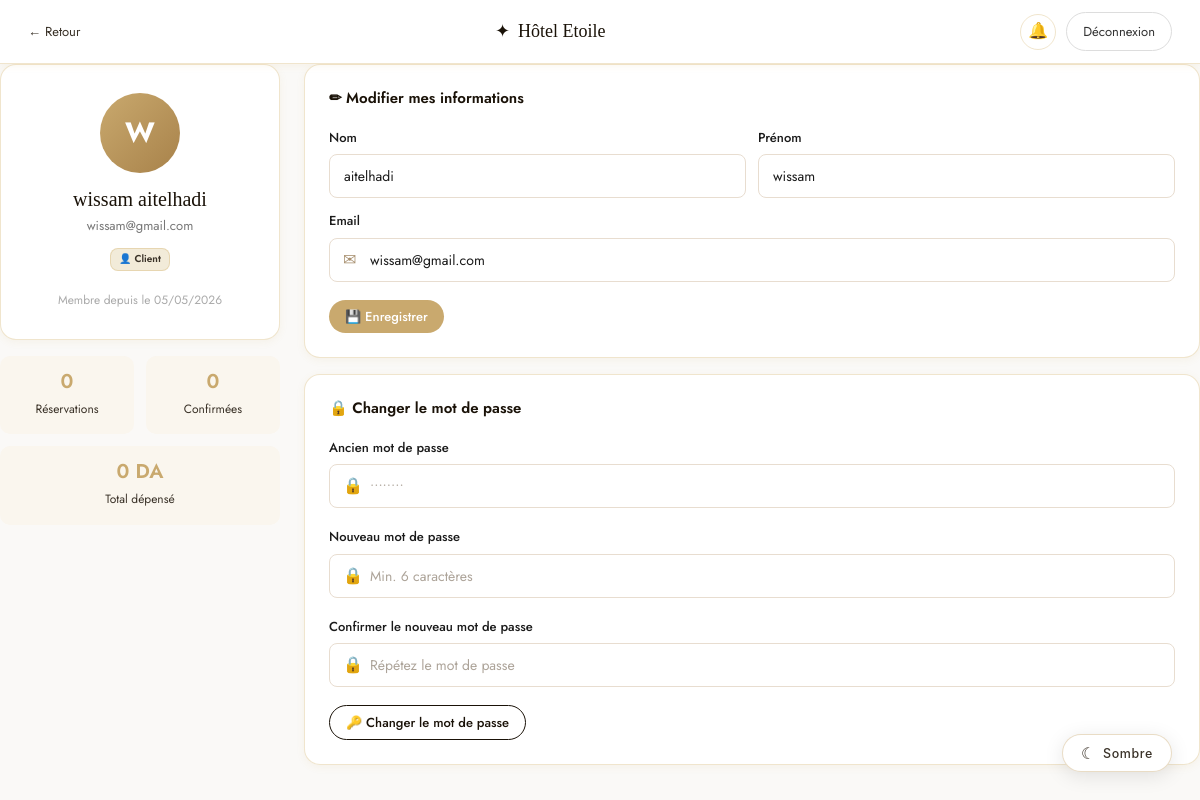
/profile.php (signed in), run on the app's committed database.
### tables this page shows
CREATE TABLE `users` (
  `id` int(11) NOT NULL,
  `nom` varchar(100) NOT NULL,
  `prenom` varchar(100) NOT NULL,
  `email` varchar(150) NOT NULL,
  `password` varchar(255) NOT NULL,
  `role` enum('admin','client') DEFAULT 'client',
  `created_at` timestamp NOT NULL DEFAULT current_timestamp()
);

### profile.php (the view, shortened to what this page needs)
<?php
require_once 'database.php';
$user_id = $_SESSION['user_id'];
$user    = $conn->query("SELECT * FROM users WHERE id=$user_id")->fetch_assoc();
$notifs_count = compterNotificationsNonLues($conn, $user_id);
$stats_client['total']     = $conn->query("SELECT COUNT(*) FROM reservations WHERE user_id=$user_id")->fetch_row()[0];
$stats_client['confirmee'] = $conn->query("SELECT COUNT(*) FROM reservations WHERE user_id=$user_id AND statut='confirmee'")->fetch_row()[0];
$stats_client['depenses']  = $conn->query("SELECT COALESCE(SUM(prix_total),0) FROM reservations WHERE user_id=$user_id AND statut IN ('confirmee','terminee')")->fetch_row()[0];
?>
<!DOCTYPE html>
<html lang="fr">
<head>
    <link rel="stylesheet" href="style.css">
            <link rel="stylesheet" href="theme.css">
</head>
<body>
<div class="client-nav">
    <a href="booking.php" class="back-btn">← Retour</a>
    <div class="brand"><span>✦</span> Hôtel Etoile</div>
    <div class="client-nav-right">
        <a href="notifications.php" class="notif-btn">
            🔔<?php if ($notifs_count > 0): ?><span class="notif-dot"><?= $notifs_count ?></span><?php endif; ?>
        </a>
        <a href="logout.php" style="background: none; border: 1px solid #ddd; padding: 8px 16px; border-radius: 30px; text-decoration: none; color: #333; font-size: 13px;">Déconnexion</a>
    </div>
</div>
<div class="client-container">
    <div class="profile-grid">
        <div>
            <div class="profile-card">
                <div class="avatar-lg"><?= strtoupper(substr($user['prenom'],0,1)) ?></div>
                <h5 style="font-family:'Playfair Display',serif;font-size: 20px;font-weight: 400;margin: 0 0 4px;">
                    <?= htmlspecialchars($user['prenom'].' '.$user['nom']) ?>
                </h5>
                <p style="font-size: 13px; color: #777; margin: 4px 0;"><?= htmlspecialchars($user['email']) ?></p>
                <span class="badge badge-type" style="margin: 8px 0;">👤 Client</span>
                <p style="font-size: 12px; color: #aaa; margin-top: 12px;">Membre depuis le <?= date('d/m/Y', strtotime($user['created_at'])) ?></p>
            </div>
            <div style="display: grid; grid-template-columns: 1fr 1fr; gap: 12px; margin-top: 16px;">
                <div class="stat-mini">
                    <h5><?= $stats_client['total'] ?></h5>
                    <small>Réservations</small>
                </div>
                <div class="stat-mini">
                    <h5><?= $stats_client['confirmee'] ?></h5>
                    <small>Confirmées</small>
                </div>
            </div>
            <div class="stat-mini" style="margin-top: 12px;">
                <h5><?= number_format($stats_client['depenses'], 0, ',', ' ') ?> DA</h5>
                <small>Total dépensé</small>
            </div>
        </div>
        <div>
            <div class="form-card">
                <h6>✏ Modifier mes informations</h6>
                <form method="POST">
                    <div style="display: grid; grid-template-columns: 1fr 1fr; gap: 12px;">
                        <div class="form-group" style="margin-bottom: 0;">
                            <label class="form-label">Nom</label>
                            <input type="text" name="nom" class="form-control no-icon"
                                   value="<?= htmlspecialchars($user['nom']) ?>" required>
                        </div>
                        <div class="form-group" style="margin-bottom: 0;">
                            <label class="form-label">Prénom</label>
                            <input type="text" name="prenom" class="form-control no-icon"
                                   value="<?= htmlspecialchars($user['prenom']) ?>" required>
                        </div>
                    </div>
                    <div class="form-group" style="margin-top: 12px;">
                        <label class="form-label">Email</label>
                        <div class="input-wrap">
                            <span class="input-icon">✉</span>
                            <input type="email" name="email" class="form-control"
                                   value="<?= htmlspecialchars($user['email']) ?>" required>
                        </div>
                    </div>
                    <button type="submit" class="btn btn-gold btn-sm">💾 Enregistrer</button>
                </form>
            </div>
            <div class="form-card">
                <h6>🔒 Changer le mot de passe</h6>
                <form method="POST">
                    <div class="form-group">
                        <label class="form-label">Ancien mot de passe</label>
                        <div class="input-wrap">
                            <span class="input-icon">🔒</span>
                            <input type="password" name="old_password" class="form-control" placeholder="••••••••" required>
                        </div>
                    </div>
                    <div class="form-group">
                        <label class="form-label">Nouveau mot de passe</label>
                        <div class="input-wrap">
                            <span class="input-icon">🔒</span>
                            <input type="password" name="new_password" class="form-control" placeholder="Min. 6 caractères" required>
                        </div>
                    </div>
                    <div class="form-group">
                        <label class="form-label">Confirmer le nouveau mot de passe</label>
                        <div class="input-wrap">
                            <span class="input-icon">🔒</span>
                            <input type="password" name="confirm_password" class="form-control" placeholder="Répétez le mot de passe" required>
                        </div>
                    </div>
                    <button type="submit" class="btn btn-outline-dark btn-sm">🔑 Changer le mot de passe</button>
                </form>
            </div>
</body>
</html>

### theme.css (style rules this page uses)
:root { --gold: #C9A96E; --gold-light: #DFC08A; --gold-dark: #A8824A; }
[data-theme="light"], :root:not([data-theme="dark"]) { --bg: #faf9f7; --bg-alt: #F7F3EC; --bg-card: #ffffff; --bg-panel: #ffffff; --bg-input: #ffffff; --bg-nav: rgba(253, 250, 245, 0.97); --text-main: #1a1a1a; --text-mid: #3A3228; --text-muted: #8A7D6E; --border: #E8DDD0; --border-focus: #C9A96E; --shadow: rgba(0, 0, 0, 0.07); --shadow-lg: rgba(0, 0, 0, 0.12); --hero-overlay: rgba(14, 12, 10, 0.55); --nav-text: #4a4a4a; --nav-link: #4a4a4a; --success-bg: #d4edda; --success-text: #155724; --danger-bg: #f8d7da; --danger-text: #721c24; --panel-left-bg: linear-gradient(160deg, #1C1915 0%, #2E2318 50%, #3D2B1F 100%); }
body { background: var(--bg) !important; color: var(--text-main) !important; transition: background 0.35s ease, color 0.35s ease; }
.form-control, .form-select, .form-input { background: var(--bg-input) !important; border-color: var(--border) !important; color: var(--text-main) !important; transition: background 0.35s ease, border-color 0.2s, color 0.35s ease; }
.form-control::placeholder, .form-input::placeholder { color: var(--text-muted) !important; opacity: 0.7; }
.form-label, .form-header h3, .form-header p, .room-name, .room-description, .feat-title, .section-title, .section-title:not(em) { color: var(--text-main) !important; }

### data on the page
users: prenom "W", prenom+nom "wissam aitelhadi", email "wissam@gmail.com", created_at "05/05/2026", nom "aitelhadi", prenom "wissam"

### other printed values
$stats_client['total'] "0"
$stats_client['confirmee'] "0"
$stats_client['depenses'] "0"
